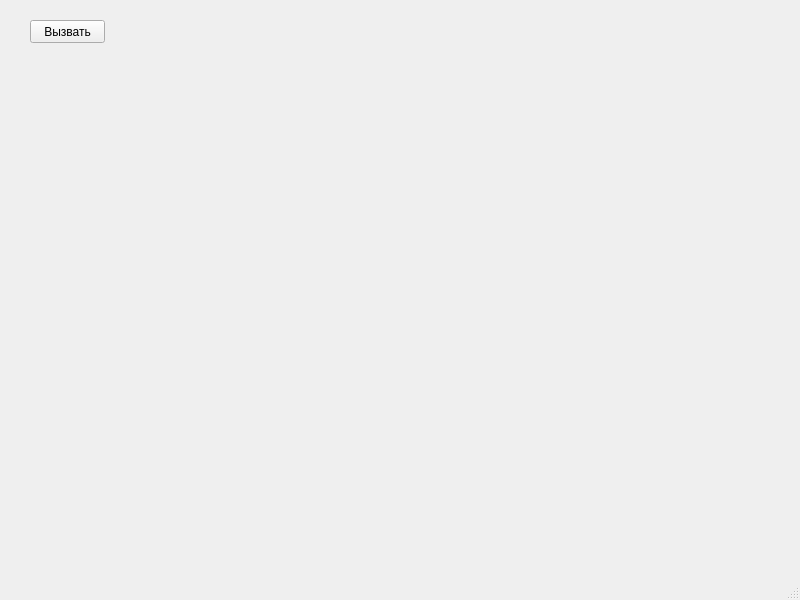
<?xml version="1.0" encoding="UTF-8"?>
<ui version="4.0">
 <class>MainWindow</class>
 <widget class="QMainWindow" name="MainWindow">
  <property name="geometry">
   <rect>
    <x>0</x>
    <y>0</y>
    <width>800</width>
    <height>600</height>
   </rect>
  </property>
  <property name="windowTitle">
   <string>ОКРУЖНОСТИ!!!1!1!!111!!</string>
  </property>
  <widget class="QWidget" name="centralwidget">
   <widget class="QPushButton" name="btn">
    <property name="geometry">
     <rect>
      <x>30</x>
      <y>20</y>
      <width>75</width>
      <height>23</height>
     </rect>
    </property>
    <property name="text">
     <string>Вызвать</string>
    </property>
   </widget>
  </widget>
  <widget class="QMenuBar" name="menubar">
   <property name="geometry">
    <rect>
     <x>0</x>
     <y>0</y>
     <width>800</width>
     <height>21</height>
    </rect>
   </property>
  </widget>
  <widget class="QStatusBar" name="statusbar"/>
 </widget>
 <resources/>
 <connections/>
</ui>
